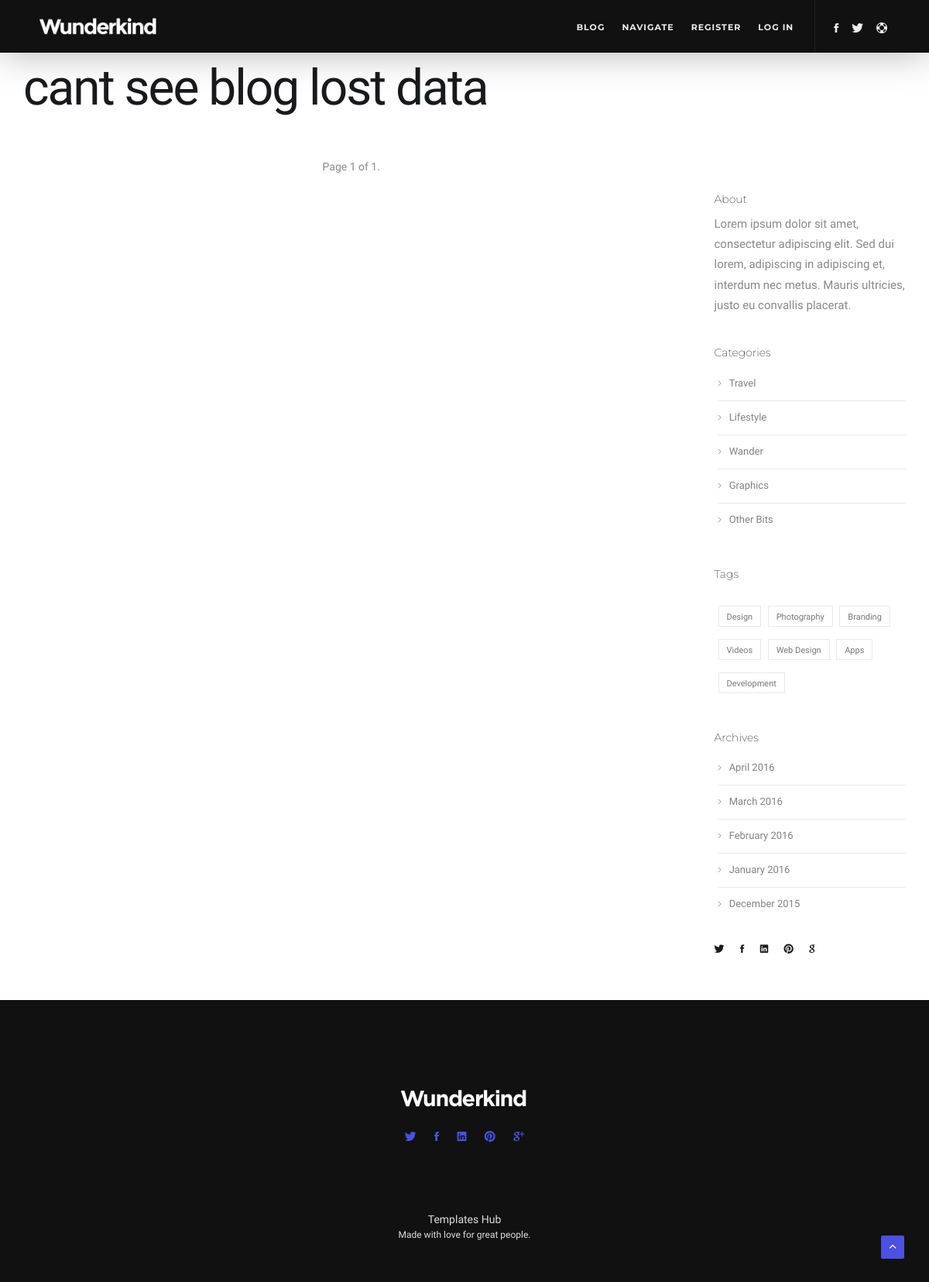
/blog/, run on an earlier commit of the app's database.
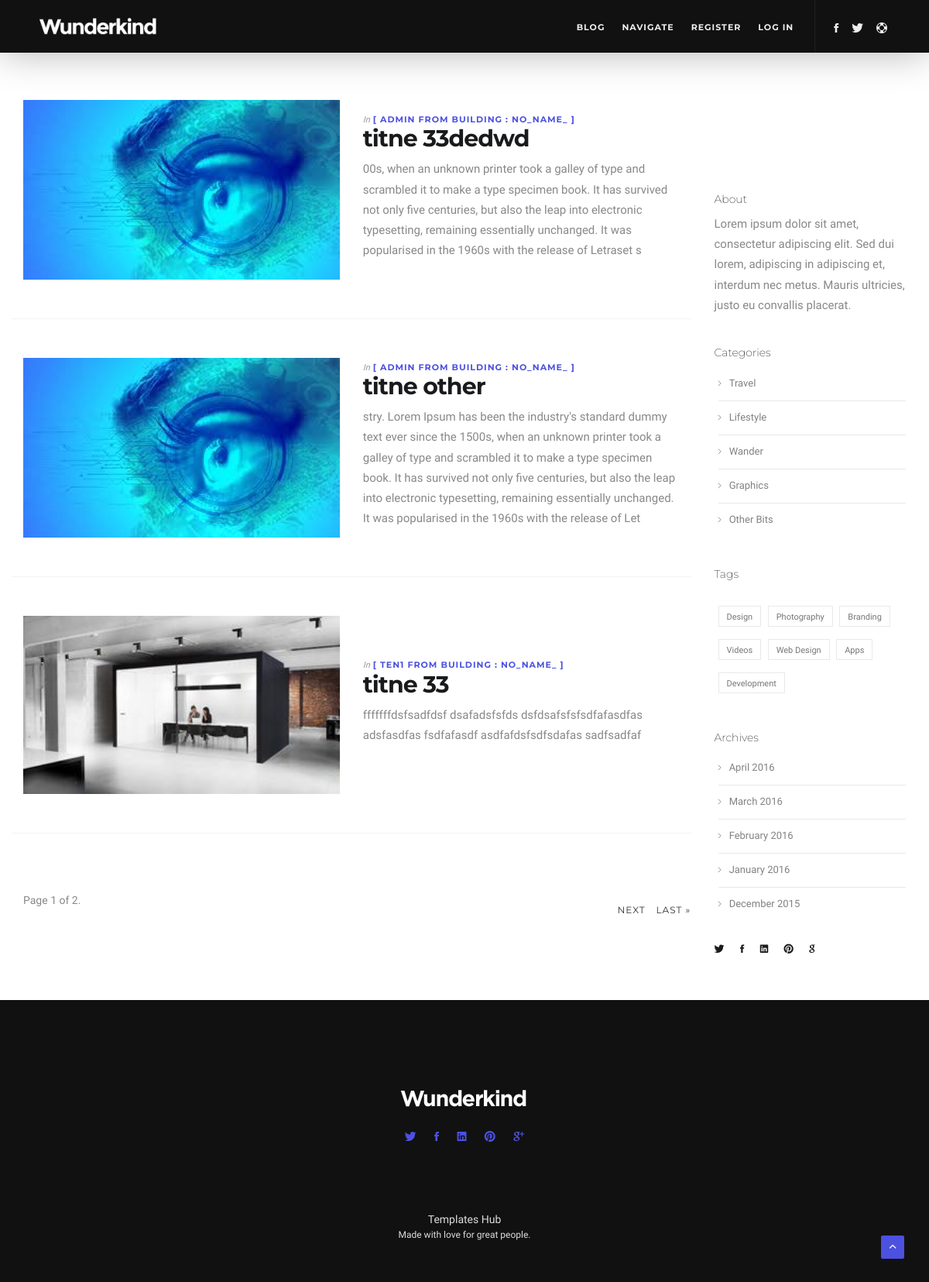
And on a later commit of the database.
### blog/models.py (models this page shows, shortened)
class Blog(models.Model):
    objects = BlogManager()
    author = models.ForeignKey(User, on_delete=models.DO_NOTHING)
    title = models.CharField(max_length=200)
    content = models.TextField()
    image = models.ImageField(default='blog_default.jpg',
                              upload_to=customer_image_file_path)
    created_at = models.DateTimeField(default=timezone.now)
    class Meta:
        ordering = ["-created_at", ]
        db_table = 'blog'
        verbose_name = 'blog'
        verbose_name_plural = 'blogs'

### accounts/models.py (models this page shows, shortened)
class CustomUser(AbstractUser):
    class Meta:
        db_table = 'CustomUser'
        verbose_name = 'custom_user'
        verbose_name_plural = 'custom_users'
    image = models.ImageField(default='default.jpg',
                              upload_to=customer_image_file_path)
    building_community_name = models.CharField(
        max_length=200, default='no_name_')
    full_address = models.CharField(max_length=255, default='no_address_')
    is_voted = models.BooleanField(default=False)
    apartment = models.IntegerField(default=0)
    ROLE_CHOICES = (
        ('tenant', 'tenant'),
        ('committee', 'committee'),
    )
    role = models.CharField(
        choices=ROLE_CHOICES, blank=True, null=True, max_length=20)
    def __str__(self):
        return "[ " + self.username + " from building : " + self.building_community_name + " ]"

### blog/views.py (the view)
# urls.py: path("blog/", views.ListOfPosts.as_view(), name="blog_list"),
class ListOfPosts(generic.ListView):
    model = models.Blog
    context_object_name = 'blogs_list'
    template_name = "blog_list.html"
    paginate_by = 3
    def get_queryset(self):
        return models.Blog.objects.all()
    def get_context_data(self, **kwargs):
        context = super(ListOfPosts, self).get_context_data(**kwargs)
        context['title'] = 'Blog'
        return context

### blog/templates/blog_list.html (shortened to what this page needs)
{% extends "index.html" %}
{% load static %}
{% block content %}
<section class="blog">
    <div class="container">
        <div class="row">
            <div class="col-md-9">
                {% if blogs_list %}
                <ul class="blog-list">
                    {% for blog in blogs_list %}
                    <li class="row vertical-align">
                        <div class="col-md-6 mt20 mb20">
                            <a href="#"><img src="{{ blog.image.url }}" class="img-responsive width100" alt="#"></a>
                        </div>
                        <div class="col-md-6">
                            <div class="post-header">
                                <h5><span>In</span> <strong><a href="#" class="color">{{ blog.author }}</a></strong>
                                </h5>
                                <a href="{% url 'blog:blog_detail' pk=blog.pk %}">
                                    <h3><strong>{{ blog.title }}</strong></h3>
                                </a>
                            </div>
                            <p>{{ blog.content }}</p>
                        </div>
                    </li>
                    {% endfor %}
                </ul>
                {% else %}
                <h1> cant see blog lost data </h1>
                {% endif %}
                <div class="col-md-12 text-center">
                    <ul class="blog-pagination mb60">
                        <li>
                            <span class="active">
                                Page {{ page_obj.number }} of {{ page_obj.paginator.num_pages }}.
                            </span>
                        </li>
                        {% if page_obj.has_next %}
                        <li>
                            <a href="?page={{ page_obj.next_page_number }}" class="btn btn-outline-info mb-4">next</a>
                            <a href="?page={{ page_obj.paginator.num_pages }}" class="btn btn-outline-info mb-4">last
                                &raquo;</a>
                        </li>
                        {% endif %}
                    </ul>
                </div>
            </div>
            <br>
            <br>
            <br>
            <br>
            <br>
            <br>
            <div class="col-md-3 sidebar">
                <div class="blog-widget">
                    <h5>About</h5>
                    <p>Lorem ipsum dolor sit amet, consectetur adipiscing elit. Sed dui lorem, adipiscing in adipiscing
                        et, interdum nec metus. Mauris ultricies, justo eu convallis placerat.</p>
                </div>
                <div class="blog-widget">
                    <h5>Categories</h5>
                    <ul class="category-list list-icons">
                        <li><a href="#"><i class="ion-ios-arrow-right"></i>Travel</a></li>
                        <li><a href="#"><i class="ion-ios-arrow-right"></i>Lifestyle</a></li>
                        <li><a href="#"><i class="ion-ios-arrow-right"></i>Wander</a></li>
                        <li><a href="#"><i class="ion-ios-arrow-right"></i>Graphics</a></li>
                        <li><a href="#"><i class="ion-ios-arrow-right"></i>Other Bits</a></li>
                    </ul>
                </div>
                <div class="blog-widget blog-tags">
                    <h5>Tags</h5>
                    <ul class="tags-list">
                        <li><a href="#">Design</a></li>
                        <li><a href="#">Photography</a></li>
                        <li><a href="#">Branding</a></li>
                        <li><a href="#">Videos</a></li>
                        <li><a href="#">Web Design</a></li>
                        <li><a href="#">Apps</a></li>
                        <li><a href="#">Development</a></li>
                    </ul>
                </div>
                <div class="blog-widget">
                    <h5>Archives</h5>
                    <ul class="category-list list-icons">
                        <li><a href="#"><i class="ion-ios-arrow-right"></i>April 2016</a></li>
                        <li><a href="#"><i class="ion-ios-arrow-right"></i>March 2016</a></li>
                        <li><a href="#"><i class="ion-ios-arrow-right"></i>February 2016</a></li>
                        <li><a href="#"><i class="ion-ios-arrow-right"></i>January 2016</a></li>
                        <li><a href="#"><i class="ion-ios-arrow-right"></i>December 2015</a></li>
                    </ul>
                </div>
                <div class="sidebar-share">
                    <ul class="list-inline">
                        <li><a href="#"><i class="ion-social-twitter"></i></a></li>
                        <li><a href="#"><i class="ion-social-facebook"></i></a></li>
                        <li><a href="#"><i class="ion-social-linkedin"></i></a></li>
                        <li><a href="#"><i class="ion-social-pinterest"></i></a></li>
                        <li><a href="#"><i class="ion-social-google"></i></a></li>
                    </ul>
                </div>
            </div>
        </div>
    </div>
</section>
{% endblock content %}

### templates/index.html (shortened to what this page needs)
{% extends "base.html" %}
{% load static %}
{% block content %}
    {% load static %}
{% endblock content %}

### templates/base.html (shortened to what this page needs)
<!DOCTYPE html>
{% load static %}
<html lang="en">
<head>
    {% include 'header.html' %}
</head>
<body data-fade-in="true">
    {% include 'navbar.html' %}
    {% block content %}{% endblock content %}
    {% include 'footer.html' %}
</body>
</html>

### templates/header.html (shortened to what this page needs)
{% load static %}
<link href="{% static 'css/init.css' %}" rel="stylesheet" type="text/css">
<link href="{% static 'css/ion-icons.min.css' %}" rel="stylesheet" type="text/css">
<link href="{% static 'css/etline-icons.min.css' %}" rel="stylesheet" type="text/css">
<link href="{% static 'css/theme.css' %}" rel="stylesheet" type="text/css">
<link href="{% static 'css/custom.css' %}" rel="stylesheet" type="text/css">
<link href="{% static 'css/colors/purple.css' %}" rel="stylesheet" type="text/css">

### templates/navbar.html (shortened to what this page needs)
{% load static %}
<nav class="navbar nav-down" data-fullwidth="true" data-menu-style="dark" data-animation="shrink">
    <div class="container">
        <div class="navbar-header">
            <div class="container">
                <a class="navbar-brand to-top" href="/">
                    <img src="{% static 'img/assets/logo-light.png' %}" class="logo-light" alt="#">
                </a>
            </div>
        </div>
        <div id="navbar" class="navbar-collapse collapse">
            <div class="container">
                <ul class="nav navbar-nav menu-right">
                        <li class="dropdown">
                        <a class="dropdown-toggle">Blog</a>
                    </li>
                    <li class="dropdown">
                        <a class="dropdown-toggle">Navigate</a>
                    </li>
                    {% if user.is_authenticated %}
                    <li><a href="#">My Profile</a></li>
                    <li><a href="{% url 'accounts:logout' %}">Logout</a></li>
                    {% else %}
                    <li><a href="{% url 'accounts:register' %}">Register</a></li>
                    <li><a href="{% url 'accounts:login' %}">Log in</a></li>
                    {% endif %}
                    <li class="nav-icon"><a href="http://facebook.com/" target="_blank"><i
                                class="ion-social-facebook"></i></a></li>
                    <li class="nav-icon"><a href="http://twitter.com/" target="_blank"><i
                                class="ion-social-twitter"></i></a></li>
                    <li class="nav-icon"><a href="#" target="_blank"><i class="ion-help-buoy"></i></a></li>
                </ul>
            </div>
        </div>
    </div>
</nav>

### templates/footer.html
<footer id="footer" class="footer style-1 dark">
    <a href="index-2.html"><img src="img/assets/footer-logo.png" alt="#" class="mr-auto img-responsive"></a>
    <ul>
        <li><a href="https://www.twitter.com/" target="_blank" class="color"><i class="ion-social-twitter"></i></a>
        </li>
        <li><a href="https://www.facebook.com/" target="_blank" class="color"><i
                    class="ion-social-facebook"></i></a></li>
        <li><a href="https://www.linkedin.com/" target="_blank" class="color"><i
                    class="ion-social-linkedin"></i></a></li>
        <li><a href="https://www.pinterest.com/" target="_blank" class="color"><i
                    class="ion-social-pinterest"></i></a></li>
        <li><a href="https://plus.google.com/" target="_blank" class="color"><i
                    class="ion-social-googleplus"></i></a></li>
    </ul>
    <a href="https://www.templateshub.net" target="_blank">Templates Hub</a>
    <p>Made with love for great people.</p>
    <span><a class="scroll-top"><i class="ion-chevron-up"></i></a></span>
</footer>

### templates/script.html (shortened to what this page needs)
{% load static %}

### static/core/css/colors/purple.css (style rules this page uses)
.btn-primary,.btn-primary:hover,.btn-primary:focus,.btn-primary:active,.btn-primary:focus:active,.btn-ghost:hover,.btn-light:hover,.btn-primary.active,.btn-primary:active,.open>.dropdown-toggle.btn-primary,.btn-primary.disabled, .btn-primary.disabled.active, .btn-primary.disabled.focus, .btn-primary.disabled:active, .btn-primary.disabled:focus, .btn-primary.disabled:hover, .btn-primary[disabled], .btn-primary[disabled].active, .btn-primary[disabled].focus, .btn-primary[disabled]:active, .btn-primary[disabled]:focus, .btn-primary[disabled]:hover, fieldset[disabled] .btn-primary, .btn-ghost-color:hover,.btn-primary.btn-appear:hover, .bg-color, #price-list .button:hover, #price-list .featured .button, .progress-bar, .scroll-top, .portfolioFilter a.current, .portfolioFilter a:hover, .label-primary, .panel-title, #buttonTabs li.active a, .box-style5, .box-style7, .box-style10, .progress-bars-4 .progress-bar-tooltip, .timeline::before, h4.fitness-label, .bg-overlay:after, .label-items-in-cart, .cbp-l-filters-button .cbp-filter-item.cbp-filter-item-active, .cbp-l-filters-button .cbp-filter-item:hover, .contact input.submit, .contact-1 input.submit, .blog-pagination>.active>a, .blog-pagination>.active>a:hover, .video-container:hover:after, .connected-icons li a i:after, .connected-icons li a i:hover:after, .phone-number h1:after { background-color: #4c51e0 }
a:focus, a:hover, .color, .connected-icon a i, .testimonial-name, .testimonial-name small, .highlight, .btn-ghost-color, .contact-details-social li a:hover, .portfolioContainer li .info i, .project-changer li a, #iconTabs li.active a span, .box a, .box.box-style6 a, .box.box-style8b a, .about-me-social li a:hover, .icon-box-hover i, .footer.style-1 li a:hover, .footer.style-1 > a:hover, .countdown-big h1, .home-blog-filters .cbp-filter-item-active.cbp-filter-item, .home-blog-filters .cbp-filter-item:hover, .home-filters-dark .cbp-filter-item:hover, .home-filters-dark .cbp-filter-item-active.cbp-filter-item, .connected-icons li a h4, .footer.style-1.dark ul li a, .btn-ghost, #twitter-feed-slider .user a:hover:before, #twitter-feed-slider .timePosted a:hover, #twitter-feed-slider .interact a:hover:before, #twitter-feed-list ul li:first-child .user a:hover:before, .project-nav a:hover h5, .project-nav a:hover i, .color, .feature-center.white i.color, .counter h1, .team figure figcaption a:hover, .portfolio figure figcaption p, a:hover .subheading, .blog-columns .blog-thumb-desc a:hover h4, .blog-standard a:hover h4, .blog-pagination li a:hover, .sidebar-share a:hover, .shop .cbp-l-caption-body a:hover, .team-caption ul li a:hover, .read-more-link.color span, .read-more-link2.color span, #clock .digit { color: #4c51e0 }

What changed in the data, as far as the page shows it:
added Blog: image (picture), author "[ ADMIN FROM BUILDING : NO_NAME_ ]", title "titne 33dedwd", content "00s, when an unknown printer took a galley of type and scrambled it to make a type specimen book. It has survived not only five centuries, but also the leap into electronic typesetting, remaining essentially unchanged. It was popularised in the 1960s with the release of Letraset s"
added Blog: image (picture), author "[ ADMIN FROM BUILDING : NO_NAME_ ]", title "titne other", content "stry. Lorem Ipsum has been the industry's standard dummy text ever since the 1500s, when an unknown printer took a galley of type and scrambled it to make a type specimen book. It has survived not only five centuries, but also the leap into electronic typesetting, remaining essentially unchanged. It was popularised in the 1960s with the release of Let"
added Blog: image (placeholder picture), author "[ TEN1 FROM BUILDING : NO_NAME_ ]", title "titne 33", content "fffffffdsfsadfdsf dsafadsfsfds dsfdsafsfsfsdfafasdfas adsfasdfas fsdfafasdf asdfafdsfsdfsdafas sadfsadfaf"
Also different on the page:
{{ page_obj.paginator.num_pages }}: "1" → "2"
text no longer shown: "cant see blog lost data"
text now shown: "NEXT LAST »"
